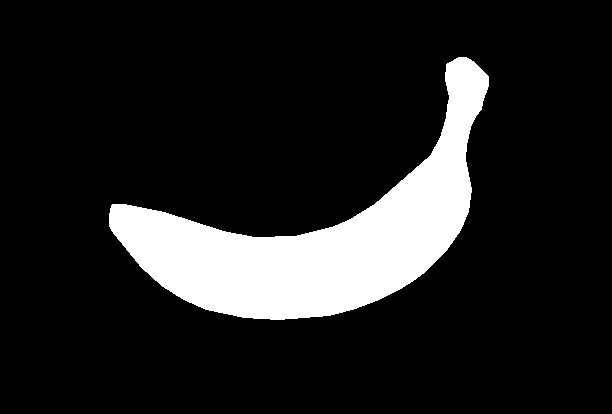
#> input picture dataset/masks/organico/000301.png, 612 x 414 px; its folder holds only this picture in this run
$ python validar_segmentacao.py
#> lines starting #> are read from the running program, lines starting #| are printed output that depends on the picture; after the words box and inside, x2 and y2 are one past the last pixel; in counts of white or black regions, pixels touching at a corner belong together
### Novo/Pequeno visualizador hsv/segmentacao.py
from pathlib import Path
import cv2
import numpy as np

_YOLO_MODEL = None


def _garantir_impar_minimo(valor, minimo=1):
    """Garante que o valor seja inteiro, ímpar e maior ou igual ao mínimo."""
    v = max(minimo, int(valor))
    if v % 2 == 0:
        v += 1
    return v


def _extrair_canal(img_bgr, canal):
    """Extrai o canal desejado ('GRAY', 'R', 'G', 'B', 'H', 'S' ou 'V') como matriz 2D."""
    if canal in ("R", "G", "B"):
        idx = {"B": 0, "G": 1, "R": 2}[canal]
        return img_bgr[:, :, idx]
    if canal in ("H", "S", "V"):
        hsv = cv2.cvtColor(img_bgr, cv2.COLOR_BGR2HSV)
        idx = {"H": 0, "S": 1, "V": 2}[canal]
        return hsv[:, :, idx]
    return cv2.cvtColor(img_bgr, cv2.COLOR_BGR2GRAY)


def aplicar_watershed(img_bgr, mask_otsu):
    """Aplica Watershed usando Distance Transform sobre a máscara de Otsu."""
    if img_bgr is None or mask_otsu is None:
        return None
    kernel = np.ones((3, 3), np.uint8)
    opening = cv2.morphologyEx(mask_otsu, cv2.MORPH_OPEN, kernel, iterations=2)
    sure_bg = cv2.dilate(opening, kernel, iterations=3)

    dist_transform = cv2.distanceTransform(opening, cv2.DIST_L2, 5)
    max_dist = float(dist_transform.max())
    if max_dist <= 0:
        return np.zeros_like(mask_otsu)

    _, sure_fg = cv2.threshold(dist_transform, 0.4 * max_dist, 255, 0)
    sure_fg = np.uint8(sure_fg)
    unknown = cv2.subtract(sure_bg, sure_fg)

    _, markers = cv2.connectedComponents(sure_fg)
    markers = markers + 1
    markers[unknown == 255] = 0

    markers = cv2.watershed(img_bgr.copy(), markers)
    return np.where(markers > 1, 255, 0).astype(np.uint8)


def aplicar_segmentacao(
    img_objeto_bgr,
    canal="GRAY",
    usar_blur=True,
    blur_ksize=5,
    bloco_adaptativo=21,
    constante_c=5,
    inverter_limiar=True,
):
    """
    Aplica três métodos de segmentação na imagem do objeto:
      1. Limiarização de Otsu
      2. Limiarização Adaptativa (Gaussiana)
      3. Watershed (baseado em Distance Transform sobre Otsu)

    Retorna um dicionário com as máscaras binárias e o limiar de Otsu calculado.
    """
    if img_objeto_bgr is None:
        return None

    k = _garantir_impar_minimo(blur_ksize, minimo=1)
    bloco = _garantir_impar_minimo(bloco_adaptativo, minimo=3)
    tipo_thresh = cv2.THRESH_BINARY_INV if inverter_limiar else cv2.THRESH_BINARY

    objeto_gray = _extrair_canal(img_objeto_bgr, canal)
    objeto_blur = cv2.GaussianBlur(objeto_gray, (k, k), 0) if (usar_blur and k > 1) else objeto_gray

    # Método 1: Limiarização de Otsu
    limiar_otsu, mask_otsu = cv2.threshold(objeto_blur, 0, 255, tipo_thresh + cv2.THRESH_OTSU)

    # Método 2: Limiarização Adaptativa
    mask_adaptativa = cv2.adaptiveThreshold(
        objeto_blur,
        255,
        cv2.ADAPTIVE_THRESH_GAUSSIAN_C,
        tipo_thresh,
        bloco,
        int(constante_c),
    )

    # Método 3: Watershed
    mask_watershed = aplicar_watershed(img_objeto_bgr, mask_otsu)

    return {
        "objeto_gray": objeto_blur,
        "limiar_otsu": float(limiar_otsu),
        "mask_otsu": mask_otsu,
        "mask_adaptativa": mask_adaptativa,
        "mask_watershed": mask_watershed,
    }


# [143 lines left out: functions _obter_yolo, detectar_roi_yolo, _aplicar_prefiltro, segmentar_roi, not called in this run]


# [20 lines that do not run on import are left out]

### Novo/Pequeno visualizador hsv/validar_segmentacao.py
from pathlib import Path
import cv2
import numpy as np

from segmentacao import aplicar_segmentacao

DATASET_DIR = Path(__file__).resolve().parents[2] / "dataset"
SUBDIRS = ("organico", "reciclavel")
IMG_EXTS = {".jpg", ".jpeg", ".png", ".bmp", ".webp"}


def calcular_iou_dice(pred: np.ndarray, gt: np.ndarray) -> tuple[float, float]:
    """Calcula IoU e Dice entre duas máscaras binárias (0/255)."""
    p = pred > 0
    g = gt > 0
    intersecao = np.logical_and(p, g).sum()
    uniao = np.logical_or(p, g).sum()
    soma = p.sum() + g.sum()

    iou = float(intersecao / uniao) if uniao > 0 else 1.0
    dice = float(2 * intersecao / soma) if soma > 0 else 1.0
    return iou, dice


def validar(canal: str = "GRAY", inverter_limiar: bool = True) -> None:
#> called with canal = 'GRAY', inverter_limiar = True
    resultados = {"mask_otsu": [], "mask_adaptativa": [], "mask_watershed": []}

    for sub in SUBDIRS:
        img_dir = DATASET_DIR / sub
        mask_dir = DATASET_DIR / "masks" / sub
        for img_path in sorted(img_dir.iterdir()):
            if img_path.suffix.lower() not in IMG_EXTS:
                continue
            gt_path = mask_dir / f"{img_path.stem}.png"
            if not gt_path.exists():
                continue

            img = cv2.imread(str(img_path))
#> img is the input picture: shape (414, 612, 3); 13.2% white; 1 white region, box (x1, y1, x2, y2) and area: (109, 57, 489, 320) 33569
            gt = cv2.imread(str(gt_path), cv2.IMREAD_GRAYSCALE)
            seg = aplicar_segmentacao(img, canal=canal, inverter_limiar=inverter_limiar)
#> in aplicar_segmentacao, `limiar_otsu, mask_otsu = cv2.threshold(objeto_blur, 0, 255, tipo_thres..`: limiar_otsu = 110
#> in aplicar_segmentacao, `mask_adaptativa = cv2.adaptiveThreshold( objeto_blur, 255, cv2.ADAPTIV..`:
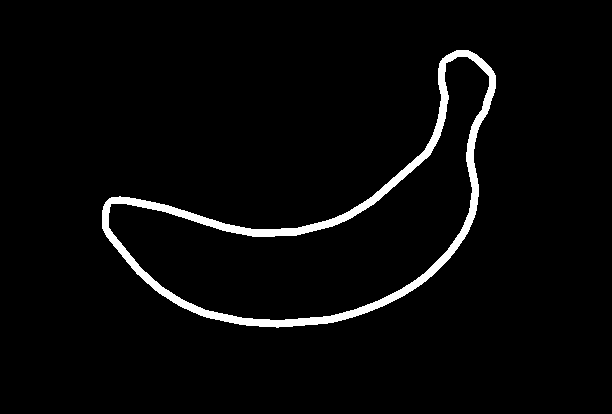
#> mask_adaptativa: shape (414, 612); 3.3% white; 1 white region, box (x1, y1, x2, y2) and area: (102, 50, 496, 328) 8386
#> in aplicar_watershed, `sure_bg = cv2.dilate(opening, kernel, iterations=3)`: sure_bg: shape (414, 612); 88.4% white; 1 black region, box (x1, y1, x2, y2) and area: (112, 60, 486, 317) 29489
#> in aplicar_watershed, `dist_transform = cv2.distanceTransform(opening, cv2.DIST_L2, 5)`:
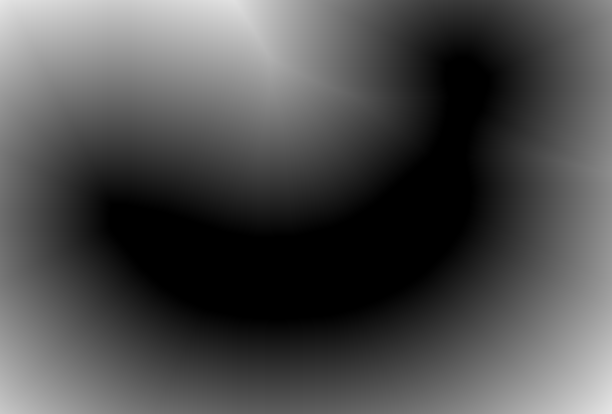
#> dist_transform: shape (414, 612) float32; min 0, max 230.1, mean 76
#> in aplicar_watershed, `max_dist = float(dist_transform.max())`: max_dist = 230.1
#> in aplicar_watershed, `_, sure_fg = cv2.threshold(dist_transform, 0.4 * max_dist, 255, 0)`:
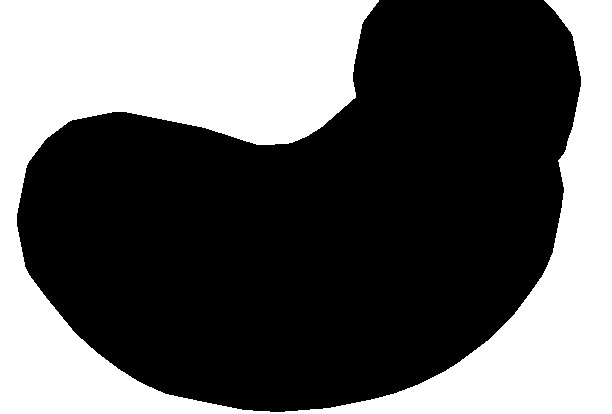
#> sure_fg: shape (414, 612) float32; 38.2% white; 1 white region, box (x1, y1, x2, y2) and area: (0, 0, 612, 414) 96887
#> in aplicar_watershed, `unknown = cv2.subtract(sure_bg, sure_fg)`:
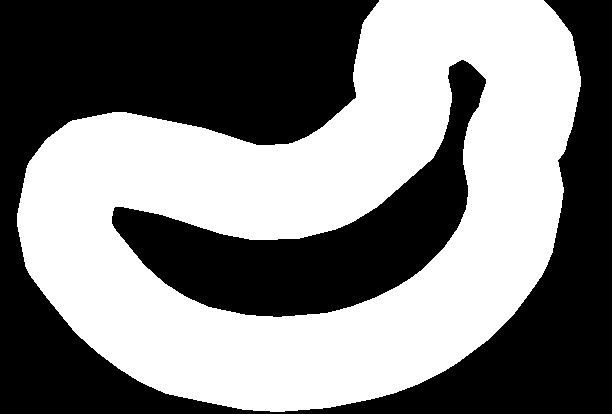
#> unknown: shape (414, 612); 50.1% white; 2 black regions, box (x1, y1, x2, y2) and area: (0, 0, 612, 414) 96887, (112, 60, 486, 317) 29489
#> in aplicar_watershed, `markers[unknown == 255] = 0`:
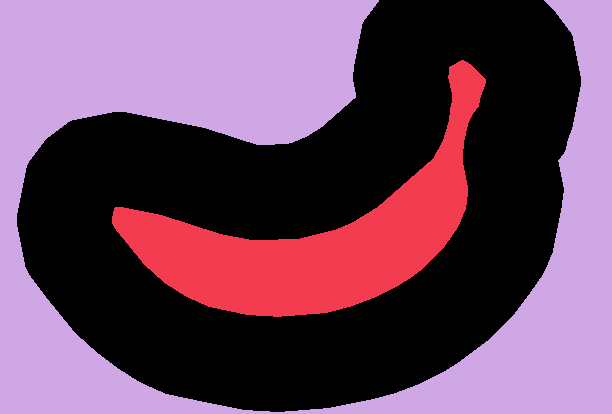
#> markers: shape (414, 612) int32; 3 distinct labels, from 0 to 2; one colour per label, 0 black
#> in aplicar_watershed, `markers = cv2.watershed(img_bgr.copy(), markers)`:
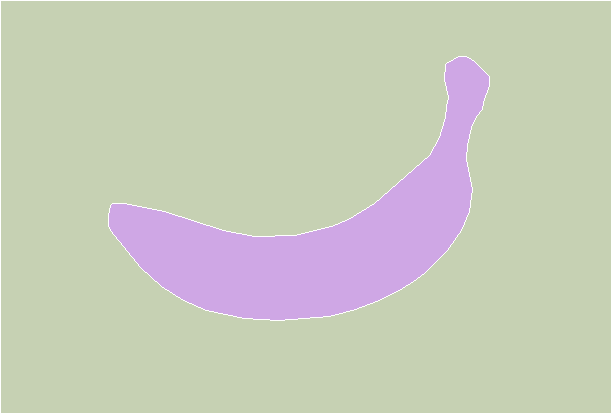
#> markers: shape (414, 612) int32; 3 distinct labels, from -1 to 2; one colour per label, 0 black, -1 white
#> in aplicar_watershed, `return np.where(markers > 1, 255, 0).astype(np.uint8)`:
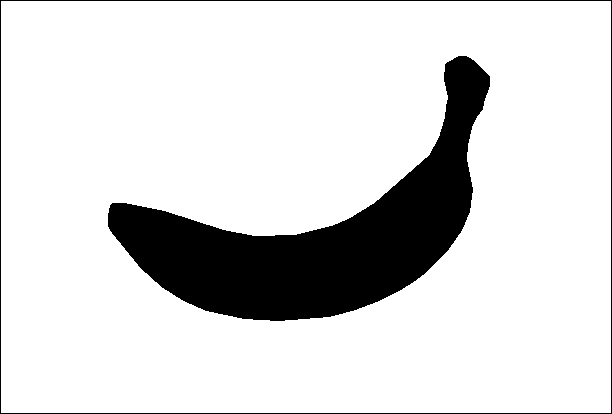
#> returned value: shape (414, 612); 85.5% white; 2 black regions, box (x1, y1, x2, y2) and area: (108, 56, 490, 321) 34566, (0, 0, 612, 414) 2048
#> seg = 5 items

            for metodo in resultados:
                pred = seg.get(metodo)
                if pred is not None:
                    resultados[metodo].append(calcular_iou_dice(pred, gt))
#> this loop made 3 passes
#> (uniao in calcular_iou_dice, soma in calcular_iou_dice) on passes 1 to 3: (253368, 253368), (41955, 41955), (250323, 250323)
#> pass 2 of the loop in validar, `for sub in SUBDIRS:`:
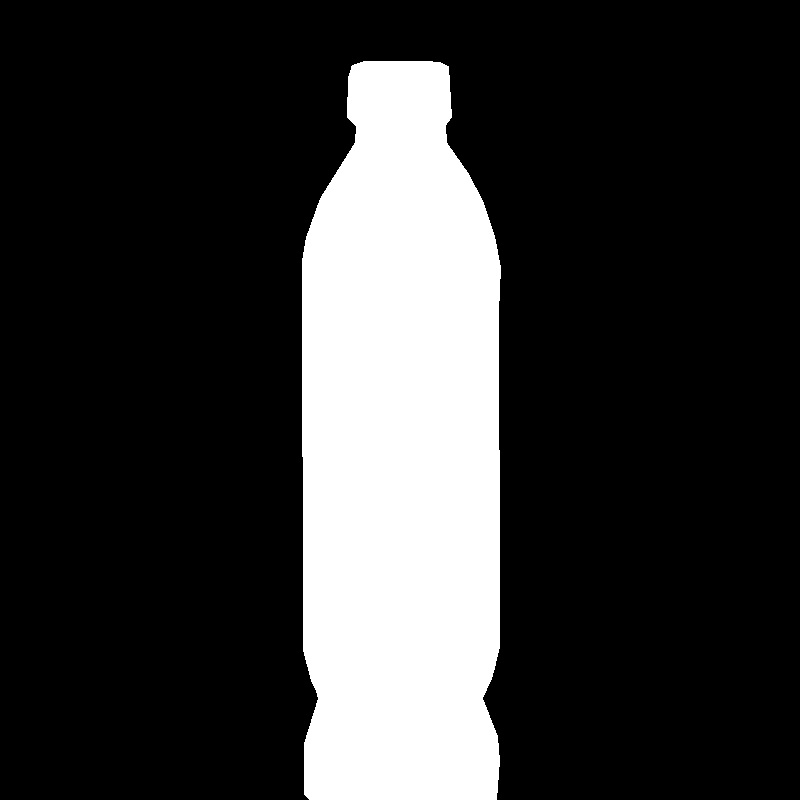
#> input picture dataset/masks/reciclavel/000302.png, 800 x 800 px
#> in validar, img is the input picture: shape (800, 800, 3); 20.5% white; 1 white region, box (x1, y1, x2, y2) and area: (302, 61, 501, 800) 131271
#> objeto_blur: shape (800, 800)
#> mask_adaptativa: shape (800, 800); 2% white; 1 white region, box (x1, y1, x2, y2) and area: (294, 53, 508, 800) 12547
#> opening: shape (800, 800); 79.5% white; 1 black region, box (x1, y1, x2, y2) and area: (302, 61, 501, 800) 131279
#> sure_bg: shape (800, 800); 80.3% white; 1 black region, box (x1, y1, x2, y2) and area: (305, 64, 498, 800) 125969
#> in aplicar_watershed (call 2), `dist_transform = cv2.distanceTransform(opening, cv2.DIST_L2, 5)`:
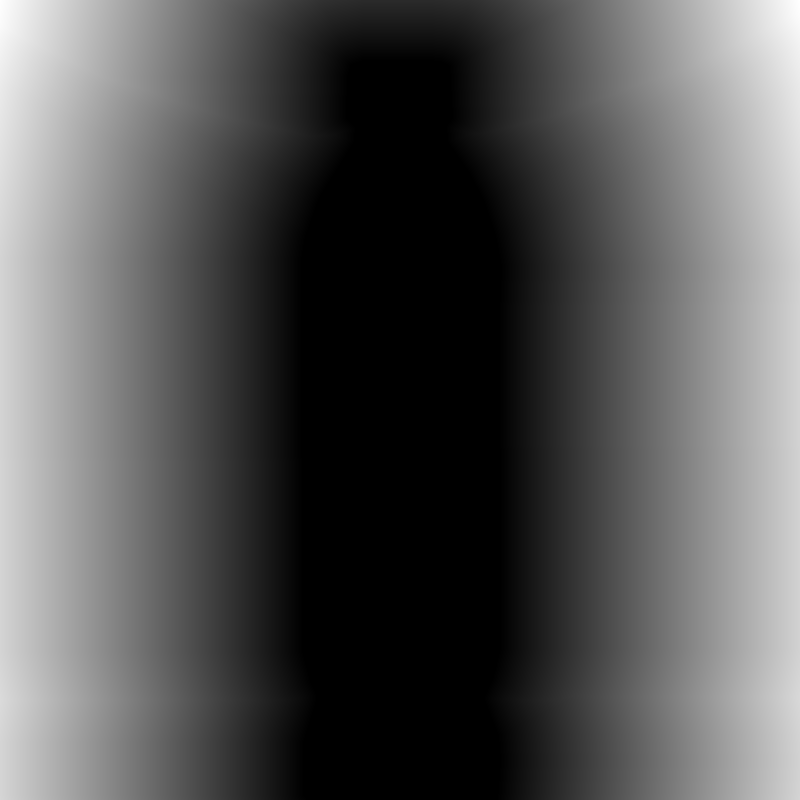
#> dist_transform: shape (800, 800) float32; min 0, max 364.2, mean 123.2; drawn with min black and max white
#> max_dist = 364.2
#> unknown: shape (800, 800); 38.5% white; 1 white region, box (x1, y1, x2, y2) and area: (157, 0, 646, 800) 246432
#> in aplicar_watershed (call 2), `return np.where(markers > 1, 255, 0).astype(np.uint8)`:
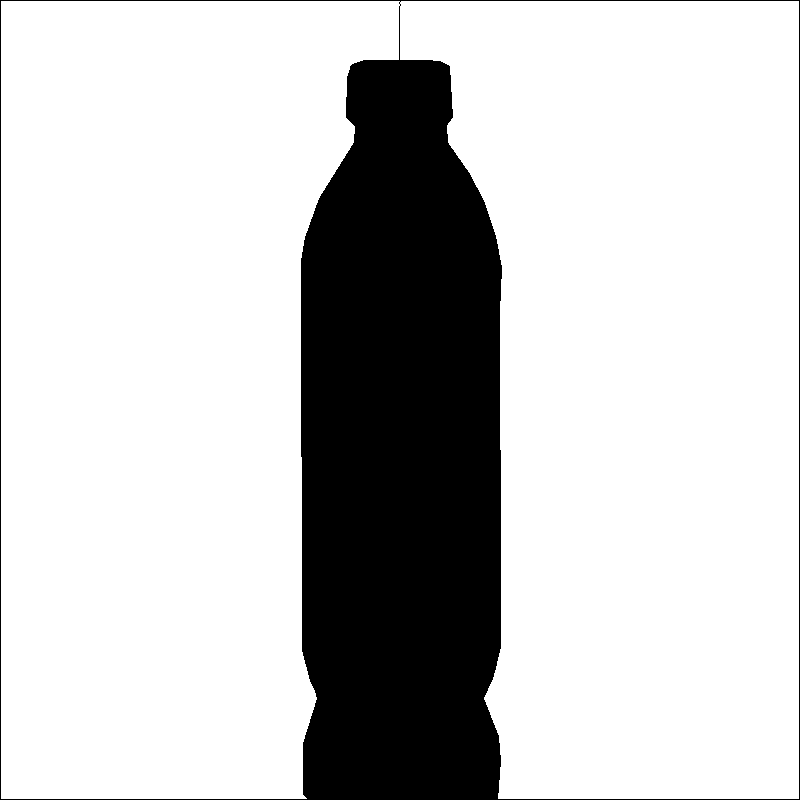
#> returned value: shape (800, 800); 78.8% white; 1 black region, box (x1, y1, x2, y2) and area: (0, 0, 800, 800) 135902
#> the loop in validar, `for metodo in resultados:` made 3 passes
#> (intersecao in calcular_iou_dice, uniao in calcular_iou_dice, soma in calcular_iou_dice, iou in calcular_iou_dice, dice in calcular_iou_dice) on passes 1 to 3: (1, 639999, 640000, 1.56e-06, 3.13e-06), (0, 143818, 143818, 0, 0), (0, 635369, 635369, 0, 0)

    print(f"Validação ({len(resultados['mask_otsu'])} imagens | canal={canal}):")
    for metodo, pares in resultados.items():
        ious = [p[0] for p in pares]
        dices = [p[1] for p in pares]
        print(f"  {metodo:10s} -> IoU médio: {np.mean(ious):.4f} | Dice médio: {np.mean(dices):.4f}")


if __name__ == "__main__":
    validar()
